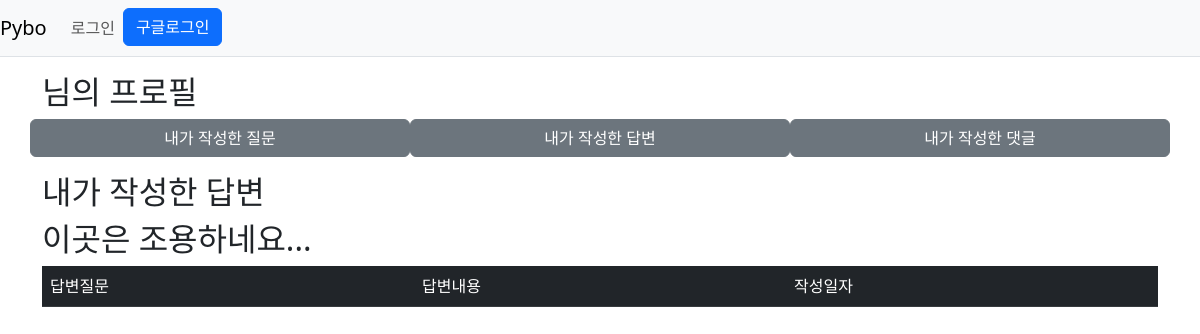
The page /pybo/profile/answer/2 on the database as committed earlier.
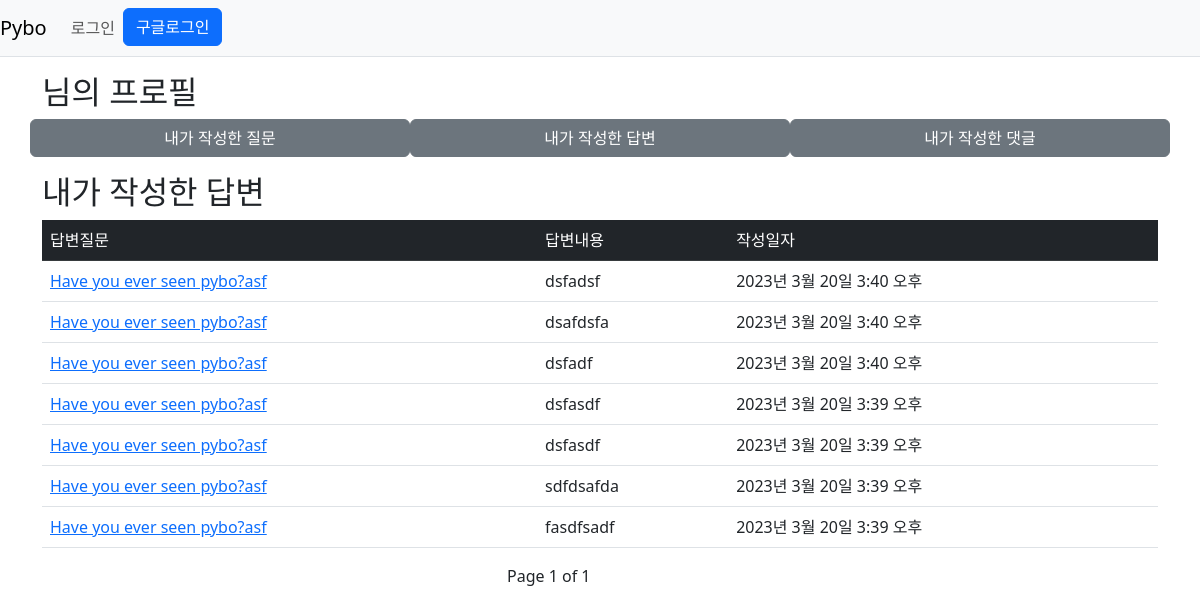
The same page on the database as committed later.
### pybo/models.py (models this page shows, shortened)
class Answer(models.Model):
    question = models.ForeignKey(Question, on_delete=models.CASCADE)
    content = models.TextField()
    create_date = models.DateTimeField()
    author = models.ForeignKey(User, on_delete=models.CASCADE
                               ,related_name='author_answer')
    modify_date = models.DateTimeField(null=True, blank=True)
    voter = models.ManyToManyField(User, related_name='voter_answer')

class Question(models.Model):
    subject = models.CharField(max_length=200)
    content = models.TextField()
    create_date = models.DateTimeField()
    author = models.ForeignKey(User, on_delete=models.CASCADE
                               , related_name='author_question')
    modify_date = models.DateTimeField(null=True, blank=True)
    category = models.CharField(max_length=20)
    voter = models.ManyToManyField(User, related_name='voter_question')

### pybo/views/profile_views.py (the view)
# urls.py: path('profile/answer/<int:user_id>',profile_views.AnswerListView.as_view(),name='answer_view'),
class AnswerListView(ListView):
    model = Answer
    template_name = 'pybo/answer_profile.html'
    context_object_name = 'answers'
    paginate_by = 10
    def get_queryset(self):
        self.user = get_object_or_404(User, pk=self.kwargs['user_id'])
        return Answer.objects.filter(author=self.user).order_by('-create_date')

### templates/pybo/answer_profile.html (shortened to what this page needs)
{% extends 'base_profile.html' %}
{% block list %}
    <div class="my-3">
        <h2>내가 작성한 답변</h2>
        <table class="table">
            <tr class="table-dark">
                <td>답변질문</td>
                <td>답변내용</td>
                <td>작성일자</td>
            </tr>
        {% if answers %}
            {% for answer in answers %}
            <tr>
                <td><a href="{% url 'pybo:detail' answer.question.id %}">{{ answer.question.subject }}</a></td>
                <td>{{ answer.content }}</td>
                <td>{{ answer.create_date }}</td>
            </tr>
            {% endfor %}
            </table>
        <div class="pagination row">
    <span class="step-links row justify-content-center">
        <span class="current-page col-2 center-align">
            Page {{ page_obj.number }} of {{ page_obj.paginator.num_pages }}
        </span>
    </span>
  </div>
            {% else %}
        <h2>이곳은 조용하네요...</h2>
        {% endif %}
    </div>
{% endblock %}

Rows that differ between the two databases and show on the page:
added Answer: question.subject "Have you ever seen pybo?asf", content "dsfadsf", create_date "2023년 3월 20일 3:40 오후"
added Answer: question.subject "Have you ever seen pybo?asf", content "dsafdsfa", create_date "2023년 3월 20일 3:40 오후"
added Answer: question.subject "Have you ever seen pybo?asf", content "dsfadf", create_date "2023년 3월 20일 3:40 오후"
added Answer: question.subject "Have you ever seen pybo?asf", content "dsfasdf", create_date "2023년 3월 20일 3:39 오후"
added Answer: question.subject "Have you ever seen pybo?asf", content "dsfasdf", create_date "2023년 3월 20일 3:39 오후"
added Answer: question.subject "Have you ever seen pybo?asf", content "sdfdsafda", create_date "2023년 3월 20일 3:39 오후"
added Answer: question.subject "Have you ever seen pybo?asf", content "fasdfsadf", create_date "2023년 3월 20일 3:39 오후"
Other text that changed with them:
{{ page_obj.number }}: (not shown) → "1"
{{ page_obj.paginator.num_pages }}: (not shown) → "1"
text no longer shown: "이곳은 조용하네요..."
text now shown: "Page of"
